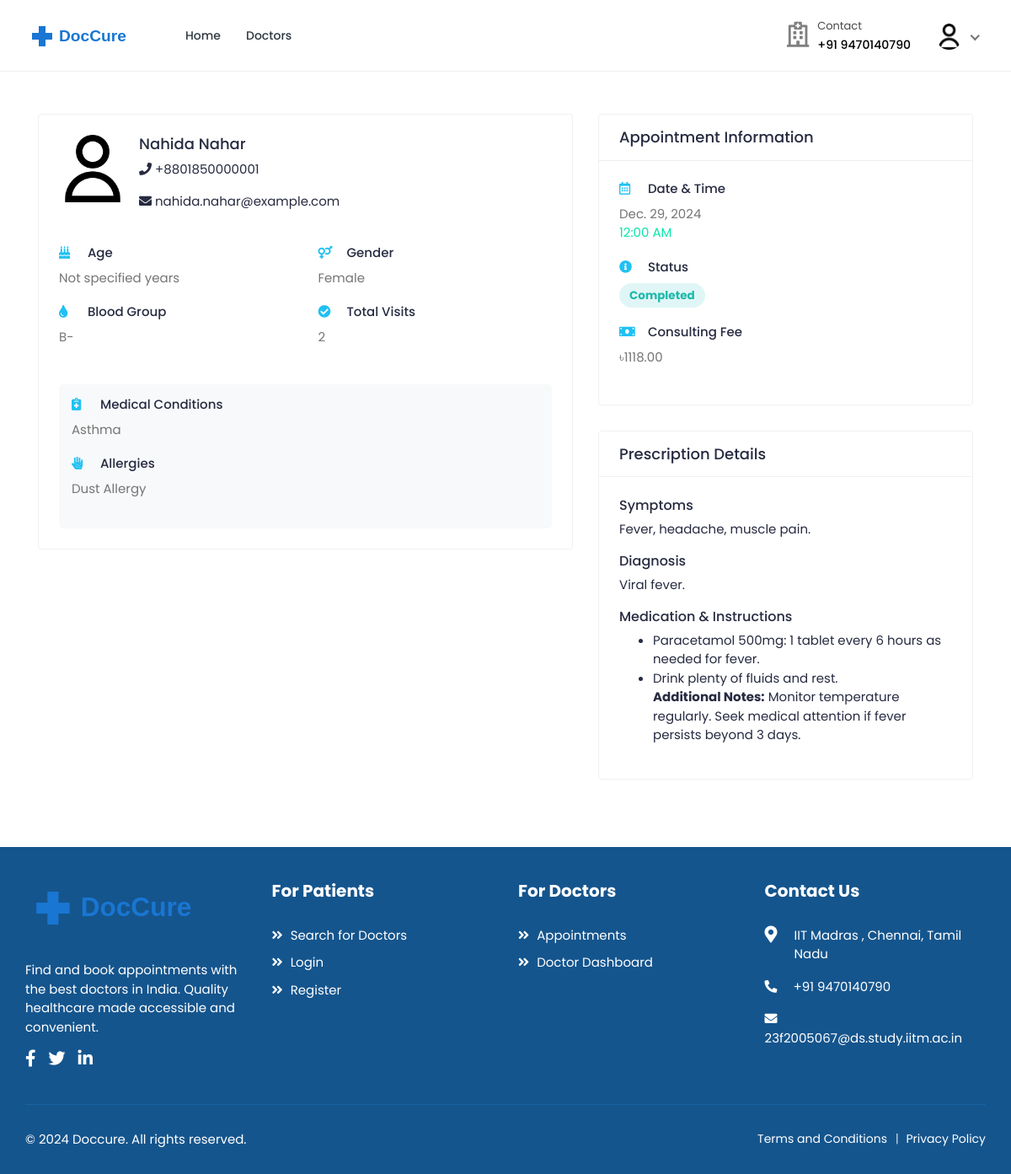
Page /doctors/appointments/7/ (signed in) on the committed database.
### accounts/models.py (models this page shows, shortened)
class User(AbstractUser):
    class RoleChoices(models.TextChoices):
        DOCTOR = "doctor", "Doctor"
        PATIENT = "patient", "Patient"
    username = models.CharField(max_length=30, unique=True)
    role = models.CharField(
        choices=RoleChoices.choices,
        max_length=20,
        default="patient",
        error_messages={"required": "Role must be provided"},
    )
    email = models.EmailField(
        blank=True,
        error_messages={
            "unique": "A user with that email already exists.",
        },
    )
    first_name = models.CharField(max_length=150, blank=True)
    last_name = models.CharField(max_length=150, blank=True)
    registration_number = models.IntegerField(null=True, blank=True)
    USERNAME_FIELD = "username"
    REQUIRED_FIELDS = []
    objects = CustomUserManager()
    def get_full_name(self):
        full_name = "%s %s" % (self.first_name, self.last_name)
        return full_name.strip() or self.username

class Profile(models.Model):
    user = models.OneToOneField(
        User, on_delete=models.CASCADE, related_name="profile"
    )
    avatar = models.ImageField(
        default="defaults/user.png", upload_to=profile_photo_directory_path
    )
    phone = models.CharField(max_length=20, blank=True, null=True)
    dob = models.DateField(blank=True, null=True)
    about = models.TextField(blank=True, null=True)
    specialization = models.CharField(max_length=255, blank=True, null=True)
    gender = models.CharField(
        max_length=10,
        choices=[("male", "Male"), ("female", "Female"), ("other", "Other")],
        blank=True,
    )
    address = models.TextField(blank=True, null=True)
    city = models.CharField(max_length=100, blank=True)
    state = models.CharField(max_length=100, blank=True)
    postal_code = models.CharField(max_length=20, blank=True)
    country = models.CharField(max_length=100, blank=True)
    price_per_consultation = models.DecimalField(
        max_digits=10, decimal_places=2, null=True, blank=True
    )
    is_available = models.BooleanField(default=True)
    blood_group = models.CharField(
        max_length=5,
        choices=[
            ("A+", "A+"),
            ("A-", "A-"),
            ("B+", "B+"),
            ("B-", "B-"),
            ("O+", "O+"),
            ("O-", "O-"),
            ("AB+", "AB+"),
            ("AB-", "AB-"),
        ],
        blank=True,
        null=True,
    )
    allergies = models.TextField(blank=True, null=True)
    medical_conditions = models.TextField(blank=True, null=True)
    @property
    def image(self):
        return (
            self.avatar.url
            if self.avatar.storage.exists(self.avatar.name)
            else "{}defaults/user.png".format(settings.MEDIA_URL)
        )

### bookings/models.py (models this page shows, shortened)
class Booking(models.Model):
    doctor = models.ForeignKey(
        settings.AUTH_USER_MODEL,
        on_delete=models.CASCADE,
        related_name="appointments",
        limit_choices_to={"role": "doctor"},
    )
    patient = models.ForeignKey(
        settings.AUTH_USER_MODEL,
        on_delete=models.CASCADE,
        related_name="patient_appointments",
        limit_choices_to={"role": "patient"},
    )
    appointment_date = models.DateField()
    appointment_time = models.TimeField()
    booking_date = models.DateTimeField(auto_now_add=True)
    status = models.CharField(
        max_length=20,
        choices=[
            ("pending", "Pending"),
            ("confirmed", "Confirmed"),
            ("completed", "Completed"),
            ("cancelled", "Cancelled"),
            ("no_show", "No Show"),
        ],
        default="pending",
    )
    class Meta:
        ordering = ["-appointment_date", "-appointment_time"]
        unique_together = ["doctor", "appointment_date", "appointment_time"]

class Prescription(models.Model):
    booking = models.OneToOneField(
        "Booking", on_delete=models.CASCADE, related_name="prescription"
    )
    doctor = models.ForeignKey(
        "accounts.User",
        on_delete=models.CASCADE,
        related_name="prescriptions_given",
    )
    patient = models.ForeignKey(
        "accounts.User",
        on_delete=models.CASCADE,
        related_name="prescriptions_received",
    )
    symptoms = models.TextField()
    diagnosis = models.TextField()
    medications = RichTextField()
    notes = models.TextField(blank=True)
    created_at = models.DateTimeField(auto_now_add=True)
    updated_at = models.DateTimeField(auto_now=True)
    class Meta:
        ordering = ["-created_at"]

### doctors/views.py (the view)
class AppointmentDetailView(DoctorRequiredMixin, DetailView):
    model = Booking
    template_name = "doctors/appointment-detail.html"
    context_object_name = "appointment"
    def get_context_data(self, **kwargs):
        context = super().get_context_data(**kwargs)
        patient = self.object.patient
        context["patient_history"] = (
            Booking.objects.select_related("doctor", "doctor__profile")
            .filter(
                doctor=self.request.user,
                patient=patient,
                appointment_date__lt=self.object.appointment_date,
            )
            .order_by("-appointment_date", "-appointment_time")
        )
        context["total_visits"] = Booking.objects.filter(
            doctor=self.request.user, patient=patient, status="completed"
        ).count()
        return context

### accounts/managers.py (called while the page is built)
    def get(self, *args, **kwargs):
        return super().select_related("profile").get(*args, **kwargs)

### mixins/custom_mixins.py (called while the page is built)
    def dispatch(self, request, *args, **kwargs):
        if not request.user.is_authenticated:
            return super().dispatch(request, *args, **kwargs)
        if request.user.role != "doctor":
            return self.handle_no_permission()
        return super().dispatch(request, *args, **kwargs)

### templates/doctors/appointment-detail.html (shortened to what this page needs)
{% extends 'base.html' %}
{% load static %}
{% block content %}
<div class="content">
    <div class="container">
        <div class="row">
            <div class="col-md-7">
                <div class="card">
                    <div class="card-body">
                        <div class="booking-doc-info">
                            <a href="#" class="booking-doc-img">
                                <img src="{{ appointment.patient.profile.image }}" alt="Patient Image">
                            </a>
                            <div class="booking-info">
                                <h4>{{ appointment.patient.get_full_name }}</h4>
                                <div class="patient-details">
                                    {% if appointment.patient.profile.phone %}
                                        <p><i class="fas fa-phone"></i> {{ appointment.patient.profile.phone }}</p>
                                    {% endif %}
                                    {% if appointment.patient.email %}
                                        <p><i class="fas fa-envelope"></i> {{ appointment.patient.email }}</p>
                                    {% endif %}
                                </div>
                            </div>
                        </div>
                        <div class="patient-info mt-4">
                            <div class="row">
                                <div class="col-md-6">
                                    <div class="info-block">
                                        <h5><i class="fas fa-birthday-cake"></i> Age</h5>
                                        <p>{{ appointment.patient.profile.age|default:"Not specified" }} years</p>
                                    </div>
                                </div>
                                <div class="col-md-6">
                                    <div class="info-block">
                                        <h5><i class="fas fa-venus-mars"></i> Gender</h5>
                                        <p>{{ appointment.patient.profile.gender|title|default:"Not specified" }}</p>
                                    </div>
                                </div>
                                <div class="col-md-6">
                                    <div class="info-block">
                                        <h5><i class="fas fa-tint"></i> Blood Group</h5>
                                        <p>{{ appointment.patient.profile.blood_group|default:"Not specified" }}</p>
                                    </div>
                                </div>
                                <div class="col-md-6">
                                    <div class="info-block">
                                        <h5><i class="fas fa-check-circle"></i> Total Visits</h5>
                                        <p>{{ total_visits }}</p>
                                    </div>
                                </div>
                            </div>
                            {% if appointment.patient.profile.medical_conditions or appointment.patient.profile.allergies %}
                                <div class="medical-info mt-4">
                                    {% if appointment.patient.profile.medical_conditions %}
                                        <div class="info-block">
                                            <h5><i class="fas fa-notes-medical"></i> Medical Conditions</h5>
                                            <p>{{ appointment.patient.profile.medical_conditions }}</p>
                                        </div>
                                    {% endif %}
                                    {% if appointment.patient.profile.allergies %}
                                        <div class="info-block">
                                            <h5><i class="fas fa-allergies"></i> Allergies</h5>
                                            <p>{{ appointment.patient.profile.allergies }}</p>
                                        </div>
                                    {% endif %}
                                </div>
                            {% endif %}
                        </div>
                    </div>
                </div>
            </div>
            <div class="col-md-5">
                <div class="card">
                    <div class="card-header">
                        <h4 class="card-title">Appointment Information</h4>
                    </div>
                    <div class="card-body">
                        <div class="info-block">
                            <h5><i class="far fa-calendar-alt"></i> Date & Time</h5>
                            <p>
                                {{ appointment.appointment_date }}<br>
                                <span class="text-primary">{{ appointment.appointment_time|time:"h:i A" }}</span>
                            </p>
                        </div>
                        <div class="info-block">
                            <h5><i class="fas fa-info-circle"></i> Status</h5>
                            <span class="badge badge-pill
                                {% if appointment.status == 'completed' %}bg-info-light{% endif %}">
                                {{ appointment.status|title }}
                            </span>
                        </div>
                        <div class="info-block">
                            <h5><i class="fas fa-money-bill"></i> Consulting Fee</h5>
                            <p>৳{{ appointment.doctor.profile.price_per_consultation }}</p>
                        </div>
                    </div>
                </div>
                {% if appointment.prescription %}
                    <div class="row">
                        <div class="col-md-12">
                            <div class="card">
                                <div class="card-header">
                                    <h4 class="card-title">Prescription Details</h4>
                                </div>
                                <div class="card-body">
                                    <div class="row">
                                        <div class="col-md-12">
                                            <div class="prescription-info">
                                                <h5>Symptoms</h5>
                                                <p>{{ appointment.prescription.symptoms }}</p>
                                                <h5>Diagnosis</h5>
                                                <p>{{ appointment.prescription.diagnosis }}</p>
                                                <h5>Medication & Instructions</h5>
                                                <div>{{ appointment.prescription.medications|safe }}</div>
                                            </div>
                                        </div>
                                    </div>
                                </div>
                            </div>
                        </div>
                    </div>
                {% endif %}
            </div>
        </div>
    </div>
</div>
{% endblock %}

### templates/includes/navbar.html (shortened to what this page needs)
{% load static %}
<header class="header">
    <nav class="navbar navbar-expand-lg header-nav">
        <div class="navbar-header">
            <a href="{% url 'core:home' %}" class="navbar-brand logo">
                <img src="{% static 'assets/img/logo2.svg' %}" class="img-fluid" alt="Logo">
            </a>
        </div>
        <div class="main-menu-wrapper">
            <ul class="main-nav">
                <li {% if request.path == '/' %}class="active"{% endif %}>
                    <a href="{% url 'core:home' %}">Home</a>
                </li>
                <li class="has-submenu{% if request.path == '/doctors/' %} active {% endif %}">
                    <a href="{% url 'doctors:list' %}">Doctors</a>
                </li>
            </ul>
        </div>
        <ul class="nav header-navbar-rht">
            <li class="nav-item contact-item">
                <div class="header-contact-img">
                    <i class="far fa-hospital"></i>
                </div>
                <div class="header-contact-detail">
                    <p class="contact-header">Contact</p>
                    <p class="contact-info-header"> +91 9470140790</p>
                </div>
            </li>
            {% if not user.is_authenticated %}
                <li class="nav-item">
                    <a class="nav-link header-login" href="{% url 'accounts:login' %}">Login / Signup </a>
                </li>
            {% else %}
                <li class="nav-item dropdown has-arrow logged-item">
                    <a href="#" class="dropdown-toggle nav-link" data-toggle="dropdown">
                        <span class="user-img">
                            <img class="rounded-circle" src="{{ user.profile.image }}" width="31" alt="{{ user.username }}">
                        </span>
                    </a>
                </li>
            {% endif %}
        </ul>
    </nav>
</header>

### templates/doctors/appointment-detail.html (style rules this page uses)
.info-block { margin-bottom: 20px; }
.info-block h5 { color: #272b41; font-size: 15px; margin-bottom: 10px; }
.info-block h5 i { color: #20c0f3; margin-right: 10px; width: 20px; }
.info-block p { color: #757575; margin-bottom: 0; }
.medical-info { background: #f8f9fa; padding: 15px; border-radius: 5px; }
.badge { font-size: 0.9em; padding: 8px 12px; }

### rows in the picture
User: profile.image (placeholder picture)
Booking: patient.profile.image (placeholder picture), patient.get_full_name "Nahida Nahar", patient.profile.phone "+8801850000001", patient.email "nahida.nahar@example.com", patient.profile.age "Not specified", patient.profile.gender "Female", patient.profile.blood_group "B-", patient.profile.medical_conditions "Asthma", patient.profile.allergies "Dust Allergy", appointment_date "Dec. 29, 2024", appointment_time "12:00 AM", status "Completed", doctor.profile.price_per_consultation "1118.00", prescription.symptoms "Fever, headache, muscle pain.", prescription.diagnosis "Viral fever.", prescription.medications "Paracetamol 500mg: 1 tablet every 6 hours as needed for fever. Drink plenty of fluids and rest. Additional Notes: Monitor temperature regularly. Seek medical attention if fever persists beyond 3 days."

### other values in the picture
{{ total_visits }} "2"
